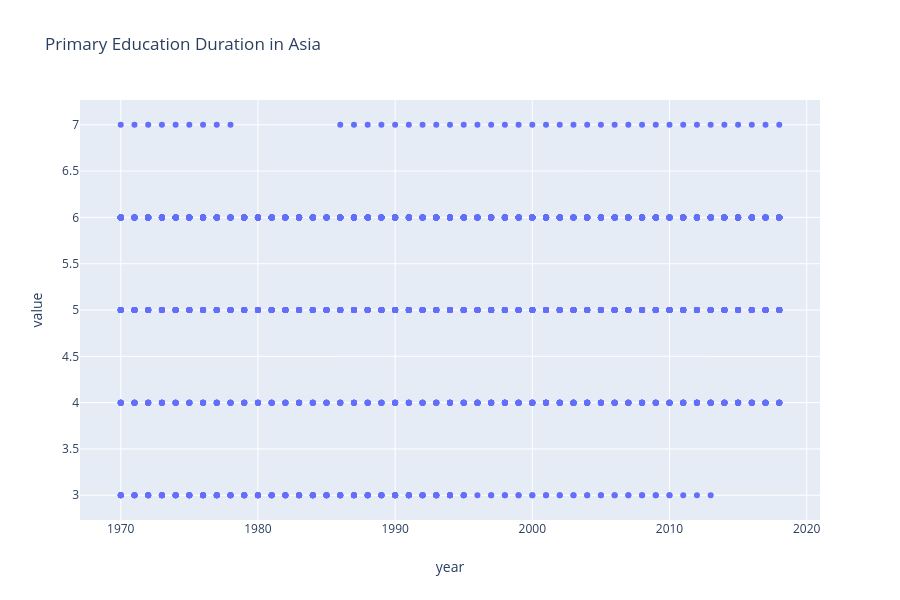

Write notebook code for a chart like this one.
### Code cell
px.scatter(to_plot.query('continent == "Asia"'), x='year', y='value', title='Primary Education Duration in Asia')

### Figure 1 — Plotly figure (JSON) as saved in the notebook; plotly's stock layout.template omitted (floating-point values rounded to 4 significant figures; data arrays with more than 128 entries replaced by an {"elided": "..."} marker saying what was removed)
{"data": [{"hovertemplate": "year=%{x}<br>value=%{y}<extra></extra>", "legendgroup": "", "marker": {"color": "#636efa", "symbol": "circle"}, "mode": "markers", "name": " ", "showlegend": false, "type": "scatter", "uid": "9884eea7-de4c-4289-a3b2-2273de335786", "x": {"elided": "2195 int values"}, "xaxis": "x", "y": {"elided": "2195 int values"}, "yaxis": "y"}], "layout": {"grid": {"xaxes": ["x"], "xgap": 0.1, "xside": "bottom", "yaxes": ["y"], "ygap": 0.1, "yside": "left"}, "height": 600, "legend": {"tracegroupgap": 0}, "title": {"text": "Primary Education Duration in Asia"}, "xaxis": {"title": {"text": "year"}}, "yaxis": {"title": {"text": "value"}}}}
